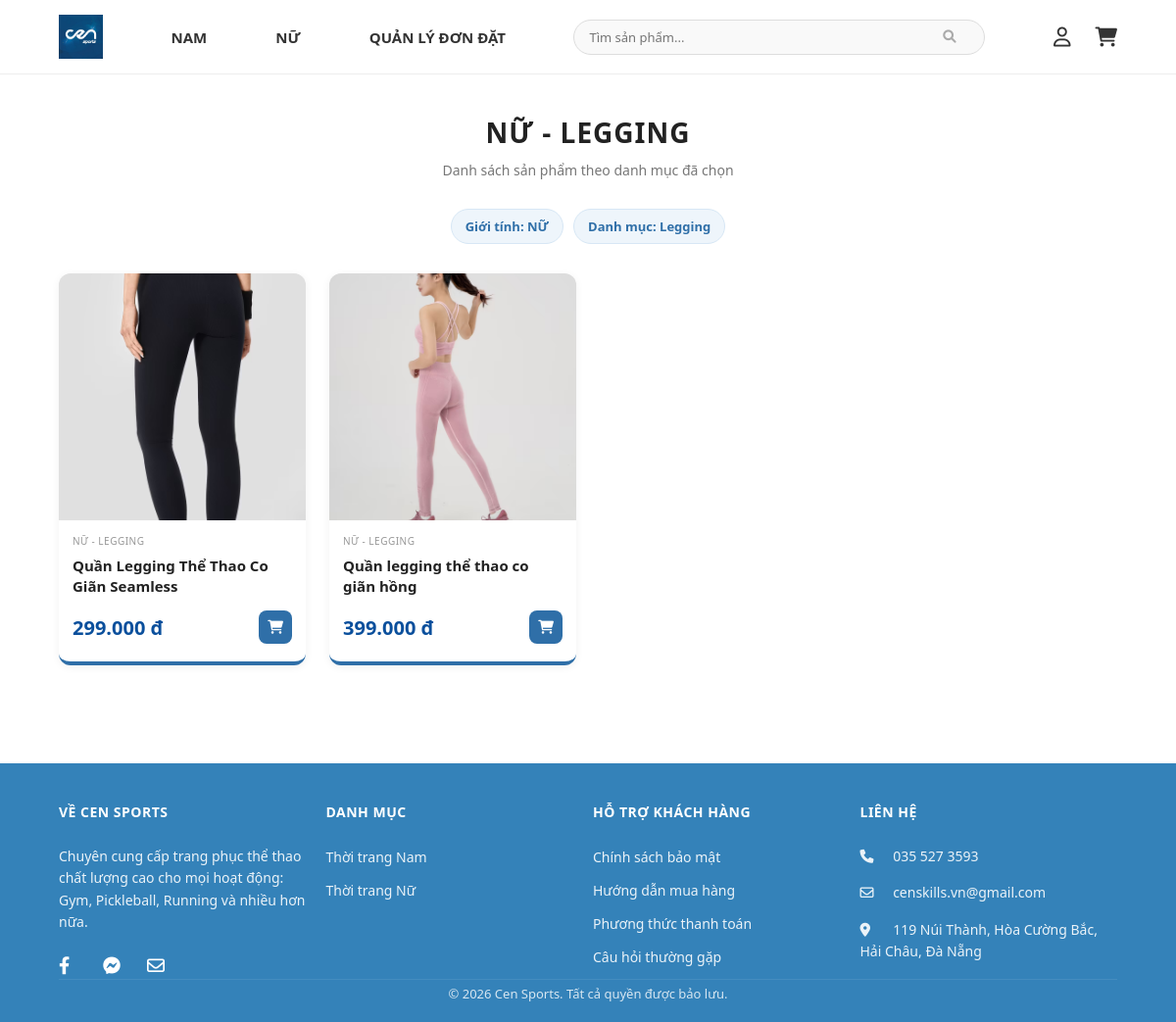
Page /san-pham/?gioi_tinh=NỮ&danh_muc=Legging on the committed database.
### QuanLyDanhMuc/models.py (models this page shows, shortened)
class DanhMuc(models.Model):
    DM_Ma = models.CharField(max_length=9, primary_key=True)
    DM_Ten = models.CharField(max_length=100)
    DM_Thuoc = models.CharField(max_length=100, null=True, blank=True)

### quanLySanPham/models.py (models this page shows, shortened)
class SanPham(models.Model):
    TRANG_THAI_CHOICES = [
        (0, 'Đang bán'),
        (1, 'Hết hàng'),
        (2, 'Ngừng bán'),
    ]
    SP_Ma = models.CharField(max_length=10, primary_key=True)
    DM_Ma = models.ForeignKey(DanhMuc, on_delete=models.CASCADE, related_name='san_pham_thuoc_dm')
    SP_Ten = models.CharField(max_length=100)
    SP_GiaBan = models.DecimalField(max_digits=10, decimal_places=2, default=0)
    SP_MoTa = models.TextField(null=True, blank=True)
    SP_HinhAnh = models.ImageField(upload_to="sanpham/", null=True, blank=True)
    SP_TrangThai = models.IntegerField(
        choices=TRANG_THAI_CHOICES,
        default=1
    )

### gioHang/views.py (the view)
# urls.py: path('san-pham/', views.danhSachSanPham, name='danhSachSanPham'),
def danhSachSanPham(request):
    ds_san_pham = SanPham.objects.filter(SP_TrangThai=0).select_related('DM_Ma').order_by('SP_Ten')
    gioi_tinh = request.GET.get('gioi_tinh', '').strip()
    danh_muc = request.GET.get('danh_muc', '').strip()
    q = request.GET.get('q', '').strip()
    if q:
        q_normalized = normalize_text(q)
        tu_khoa_list = q_normalized.split()
        ket_qua = []
        for sp in ds_san_pham:
            ten_sp = normalize_text(sp.SP_Ten)
            mo_ta_sp = normalize_text(sp.SP_MoTa)
            noi_dung_tim = f"{ten_sp} {mo_ta_sp}"
            if all(tu in noi_dung_tim for tu in tu_khoa_list):
                ket_qua.append(sp)
        ds_san_pham = ket_qua
    else:
        if gioi_tinh:
            ds_san_pham = ds_san_pham.filter(DM_Ma__DM_Thuoc__iexact=gioi_tinh)
        if danh_muc:
            ds_san_pham = ds_san_pham.filter(DM_Ma__DM_Ten__iexact=danh_muc)
    danh_muc_nam = DanhMuc.objects.filter(DM_Thuoc='NAM').order_by('DM_Ten')
    danh_muc_nu = DanhMuc.objects.filter(DM_Thuoc='NỮ').order_by('DM_Ten')
    return render(request, 'sanpham/danh_sach_san_pham.html', {
        'ds_san_pham': ds_san_pham,
        'gioi_tinh_da_chon': gioi_tinh,
        'danh_muc_da_chon': danh_muc,
        'tu_khoa': q,
        'danh_muc_nam': danh_muc_nam,
        'danh_muc_nu': danh_muc_nu,
    })

### gioHang/context_processors.py (called while the page is built, shortened)
def cart_count_processor(request):
    return {'cart_count': 0}

### gioHang/templatetags/custom_filters.py (called while the page is built)
@register.filter
def vietnam_number(value):
    try:
        if value is None:
            return "0"
        num = float(value)
        return "{:,.0f}".format(num).replace(",", ".")
    except (ValueError, TypeError):
        return value

### gioHang/templates/sanpham/danh_sach_san_pham.html (shortened to what this page needs)
{% extends 'user/base_user.html' %}
{% load static %}
{% load custom_filters %}
{% load humanize %}
{% block content %}
<div class="page-header">
    {% if tu_khoa %}
        <h2 class="section-title">Kết quả tìm kiếm</h2>
        <p class="section-subtitle">Từ khóa: "{{ tu_khoa }}"</p>
    {% elif gioi_tinh_da_chon and danh_muc_da_chon %}
        <h2 class="section-title">{{ gioi_tinh_da_chon }} - {{ danh_muc_da_chon }}</h2>
        <p class="section-subtitle">Danh sách sản phẩm theo danh mục đã chọn</p>
    {% elif gioi_tinh_da_chon %}
        <h2 class="section-title">Sản phẩm {{ gioi_tinh_da_chon }}</h2>
        <p class="section-subtitle">Khám phá các sản phẩm dành cho {{ gioi_tinh_da_chon|lower }}</p>
    {% else %}
        <h2 class="section-title">Danh sách sản phẩm</h2>
        <p class="section-subtitle">Khám phá toàn bộ sản phẩm tại cửa hàng</p>
    {% endif %}
</div>
{% if gioi_tinh_da_chon or danh_muc_da_chon or tu_khoa %}
<div class="filter-info">
    {% if gioi_tinh_da_chon %}
        <span class="filter-tag">Giới tính: {{ gioi_tinh_da_chon }}</span>
    {% endif %}
    {% if danh_muc_da_chon %}
        <span class="filter-tag">Danh mục: {{ danh_muc_da_chon }}</span>
    {% endif %}
</div>
{% endif %}
<div class="product-grid">
    {% for sp in ds_san_pham %}
    <a href="{% url 'chiTietSanPham' sp.SP_Ma %}" class="product-card">
        <div class="product-img-wrap">
            {% if sp.SP_HinhAnh %}
                <img src="{{ sp.SP_HinhAnh.url }}" class="product-img" alt="{{ sp.SP_Ten }}">
            {% else %}
                <img src="{% static 'gioHangUser/aothun.jpg' %}" class="product-img" alt="{{ sp.SP_Ten }}">
            {% endif %}
        </div>
        <div class="product-info">
            <p class="product-category">
                {{ sp.DM_Ma.DM_Thuoc }} - {{ sp.DM_Ma.DM_Ten }}
            </p>
            <p class="product-name">{{ sp.SP_Ten }}</p>
            <div class="product-bottom">
                <span class="price">{{ sp.SP_GiaBan|vietnam_number }} đ</span>
                <span class="cart-btn">
                    <i class="fa fa-shopping-cart"></i>
                </span>
            </div>
        </div>
    </a>
    {% empty %}
    <div class="empty-state">
        <h3>Không tìm thấy sản phẩm phù hợp</h3>
        <p>Vui lòng thử lại với từ khóa khác hoặc chọn danh mục khác.</p>
    </div>
    {% endfor %}
</div>
{% endblock %}

### templates/user/base_user.html (style rules this page uses)
* { margin: 0; padding: 0; box-sizing: border-box; font-family: 'Segoe UI', Arial, sans-serif; }
body { display: flex; flex-direction: column; min-height: 100vh; }

### gioHang/templates/sanpham/danh_sach_san_pham.html (style rules this page uses)
.page-header { margin-bottom: 30px; text-align: center; }
.section-title { font-size: 28px; font-weight: 700; text-transform: uppercase; letter-spacing: 1px; margin-bottom: 10px; color: #222; }
.section-subtitle { font-size: 14px; color: #777; margin-bottom: 0; }
.filter-info { display: flex; justify-content: center; flex-wrap: wrap; gap: 10px; margin: 20px 0 30px; }
.filter-tag { background: #eef5fb; color: #2f6fa8; padding: 8px 14px; border-radius: 999px; font-size: 13px; font-weight: 600; border: 1px solid #d7e7f5; }
.product-grid { display: grid; grid-template-columns: repeat(4, 1fr); gap: 24px; padding-bottom: 60px; }
.product-card { background: #fff; border-radius: 12px; overflow: hidden; text-decoration: none; color: inherit; display: block; box-shadow: 0 2px 8px rgba(0, 0, 0, 0.06); transition: all 0.35s ease; border-bottom: 4px solid #2f6fa8; position: relative; }
.product-img-wrap { overflow: hidden; background: #f8f8f8; }
.product-img { width: 100%; aspect-ratio: 1/1; object-fit: cover; transition: transform 0.45s ease; display: block; }
.product-info { padding: 14px 14px 18px; }
.product-category { font-size: 10px; color: #999; text-transform: uppercase; margin-bottom: 8px; letter-spacing: 0.5px; }
.product-name { font-size: 15px; font-weight: 600; margin: 0 0 14px 0; min-height: 42px; line-height: 1.4; color: #222; }
.product-bottom { display: flex; justify-content: space-between; align-items: center; gap: 12px; }
.price { color: #0a4f9c; font-weight: 700; font-size: 20px; }
.cart-btn { width: 34px; height: 34px; border-radius: 8px; background: #2f6fa8; color: white; display: flex; justify-content: center; align-items: center; font-size: 14px; transition: all 0.3s ease; flex-shrink: 0; }

### rows in the picture
DanhMuc: DM_Ten "LEGGING", DM_Ten "Legging"
SanPham: SP_HinhAnh (picture), DM_Ma.DM_Thuoc "NỮ", DM_Ma.DM_Ten "LEGGING", SP_Ten "Quần Legging Thể Thao Co Giãn Seamless", SP_GiaBan|vietnam_number "299.000"
SanPham: SP_HinhAnh (picture), DM_Ma.DM_Thuoc "NỮ", DM_Ma.DM_Ten "LEGGING", SP_Ten "Quần legging thể thao co giãn hồng", SP_GiaBan|vietnam_number "399.000"

### other values in the picture
{{ gioi_tinh_da_chon }} "NỮ"
